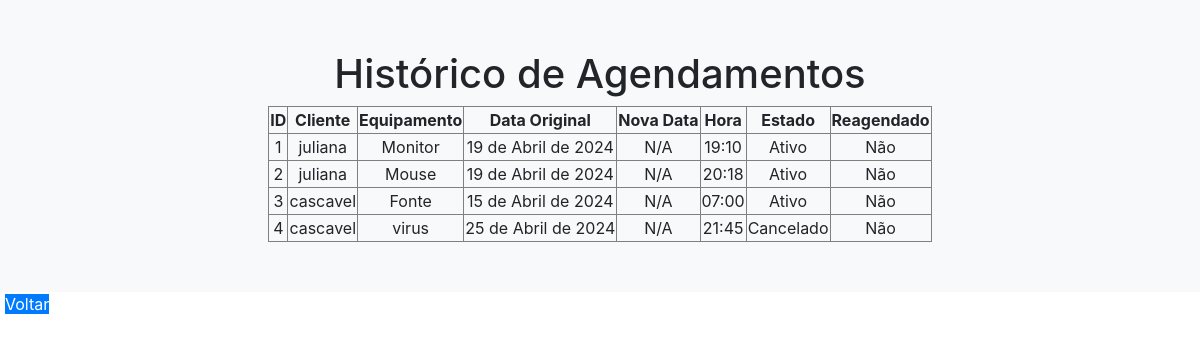
The page /historico_agendamentos/ (signed in) on the database as committed earlier.
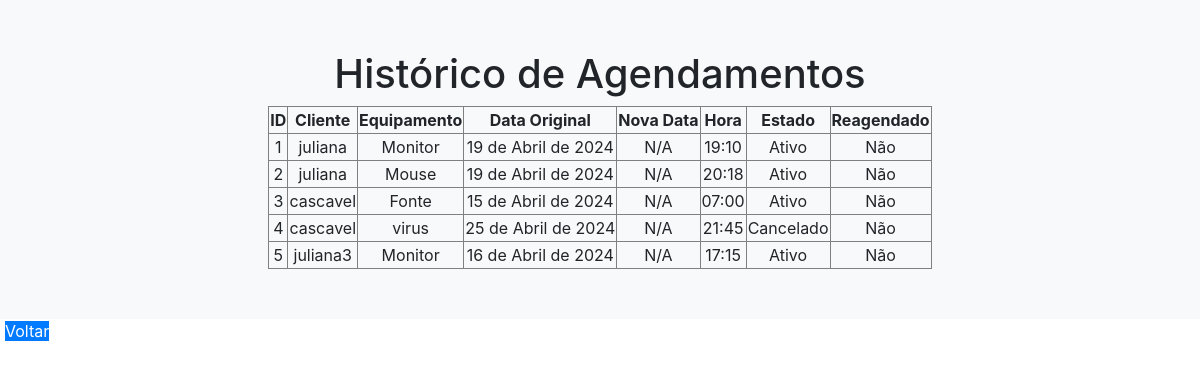
The same page on the database as committed later.
### agendamentos/models.py (models this page shows, shortened)
class Agendamento(models.Model):
    cliente_nome = models.CharField(max_length=100)
    cliente_cpf = models.CharField(max_length=11, default="00000000000")
    equipamento = models.ForeignKey(Equipamento, on_delete=models.CASCADE)
    data = models.DateField(default=timezone.now)
    hora = models.TimeField(default=timezone.now)
    tipo_servico = models.CharField(max_length=100)
    cancelado = models.BooleanField(default=False)
    reagendado = models.BooleanField(default=False)
    data_entrega_prevista = models.DateTimeField(default=None, null=True, blank=True)
    data_emprestimo = models.DateTimeField(default=None, null=True, blank=True)  # Data de empréstimo do equipamento
    data_devolucao = models.DateTimeField(null=True, blank=True)
    situacao = models.CharField(max_length=100, default="Agendado")  # Situação do agendamento
    prazo_restante = models.DurationField(null=True, blank=True)  # Prazo restante para devolução
    emprestado = models.BooleanField(default=False)  # Se o equipamento foi emprestado
    devolvido = models.BooleanField(default=False)  # Se o equipamento foi devolvido
    quantidade_dias = models.IntegerField(choices=[(1, '1 dia'), (2, '2 dias'), (3, '3 dias')], default=3)
    nova_data = models.DateField(null=True, blank=True)
    nova_hora = models.TimeField(null=True, blank=True)
    data_original = models.DateField(null=True, blank=True)
    hora_original = models.TimeField(null=True, blank=True)

class Equipamento(models.Model):
    STATUS_CHOICES = (
        ('disponivel', 'Disponível'),
        ('agendado', 'Agendado'),
        ('cancelado', 'Cancelado'),
    )
    nome = models.CharField(max_length=100)
    descricao = models.CharField(max_length=100)
    fabricante = models.CharField(max_length=50)
    data_aquisicao = models.DateField(blank=False)
    quantidade_disponivel = models.IntegerField(default=0)
    status = models.CharField(max_length=20, choices=STATUS_CHOICES, default='disponivel')
    usuarios = models.ManyToManyField(User, related_name='equipamentos', blank=True)

### agendamentos/views.py (the view)
# urls.py: path('historico_agendamentos/', views.historico_agendamentos, name='historico_agendamentos'),
@staff_member_required
def historico_agendamentos(request):
    agendamentos = Agendamento.objects.all()
    return render(request, 'historico_agendamentos.html', {'agendamentos': agendamentos})

### agendamentos/templates/historico_agendamentos.html (shortened to what this page needs)
{% load static %}
<!DOCTYPE html>
<html lang="en">
<head>
    <link rel="stylesheet" type="text/css" href="{% static 'styles.css' %}">
    <link rel="stylesheet" href="https://maxcdn.bootstrapcdn.com/bootstrap/4.5.2/css/bootstrap.min.css">
</head>
<body>
<div class="container_home">
<div class="home-form">
    <h1>Histórico de Agendamentos</h1>
    <table border="1">
        <thead>
            <tr>
                <th>ID</th>
                <th>Cliente</th>
                <th>Equipamento</th>
                <th>Data Original</th>
                <th>Nova Data</th>
                <th>Hora</th>
                <th>Estado</th>
                <th>Reagendado</th>
            </tr>
        </thead>
        <tbody>
            {% for agendamento in agendamentos %}
            <tr>
                <td>{{ agendamento.id }}</td>
                <td>{{ agendamento.cliente_nome }}</td>
                <td>{{ agendamento.equipamento.nome }}</td>
                <td>
                    {% if agendamento.reagendado %}
                        {{ agendamento.data_original }} {{ agendamento.hora_original }}
                    {% else %}
                        {{ agendamento.data }}
                    {% endif %}
                </td>
                <td>
                    {% if agendamento.reagendado %}
                        {{ agendamento.nova_data }} {{ agendamento.nova_hora }}
                    {% else %}
                        N/A
                    {% endif %}
                </td>
                <td>{{ agendamento.hora }}</td>
                <td>
                    {% if agendamento.cancelado %}
                        Cancelado
                    {% else %}
                        Ativo
                    {% endif %}
                </td>
                <td>
                    {% if agendamento.reagendado %}
                        Sim
                    {% else %}
                        Não
                    {% endif %}
                </td>
            </tr>
            {% endfor %}
        </tbody>
    </table>
</div>
</div>
<a href="{% url 'administrador' %}" class="btn-primary ">Voltar</a>
</body>
</html>

Rows that differ between the two databases and show on the page:
added Agendamento: id "5", cliente_nome "juliana3", equipamento.nome "Monitor", data "16 de Abril de 2024", reagendado "N/A", hora "17:15", cancelado "Ativo"
